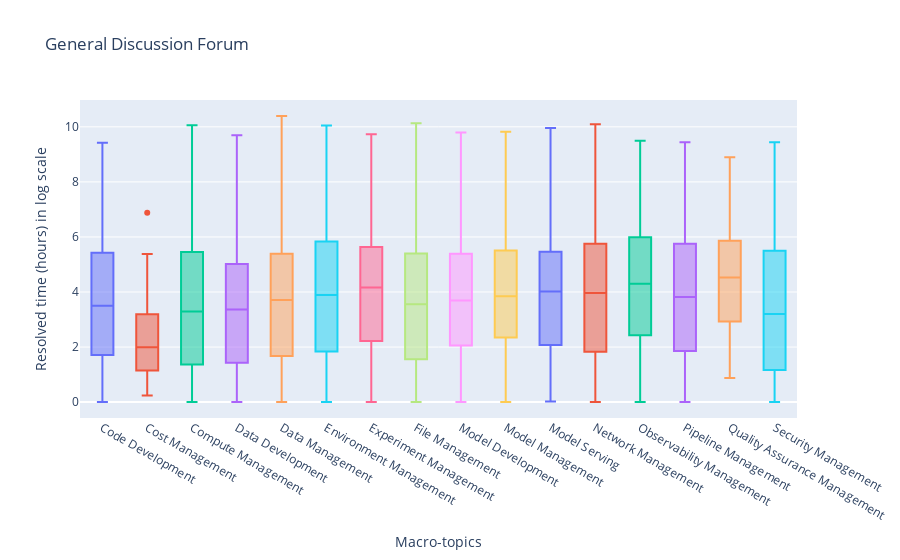
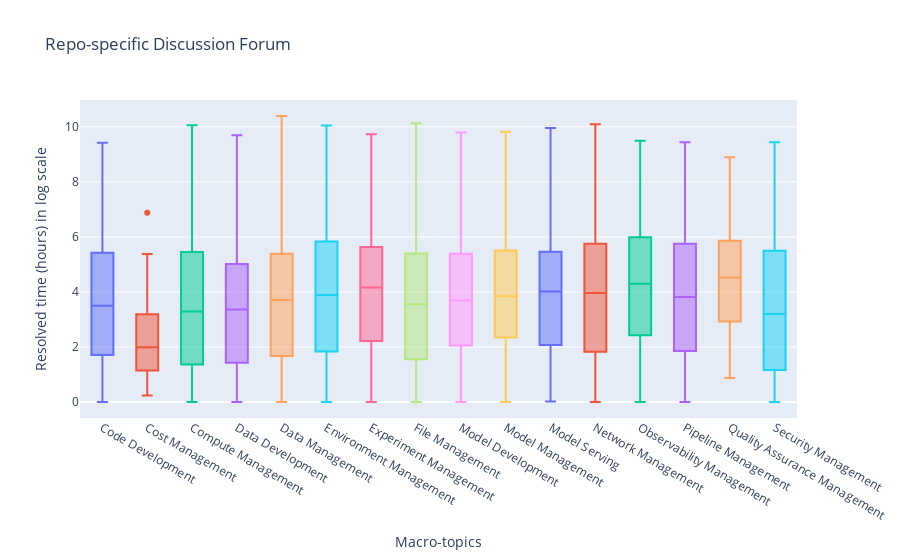
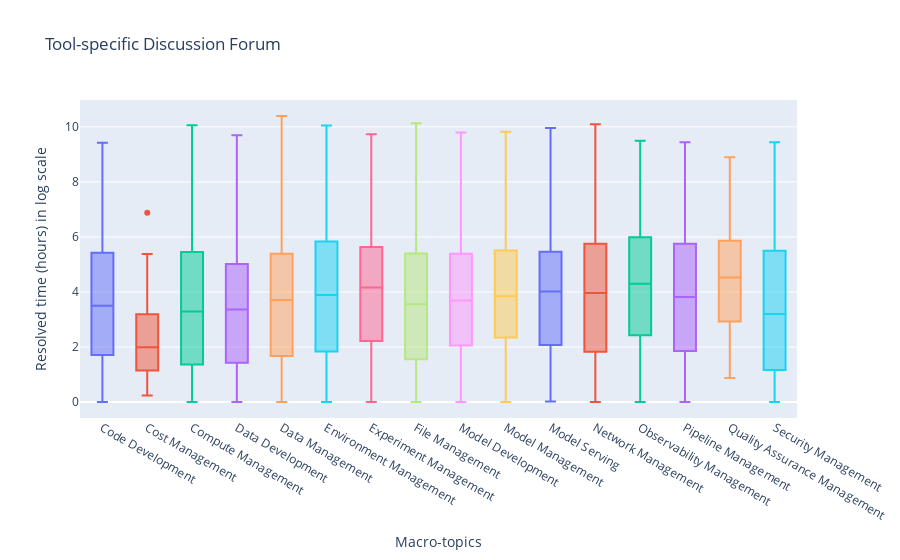

Notebook cell for these charts, in order:
### Code cell
df = pd.read_json(os.path.join(path_rq4, 'forums.json'))
df['Challenge_resolved_time'] = df['Challenge_resolved_time'].apply(lambda x: np.log(x+1))

for forum_name, forum_posts in df.groupby('Platform'):
    resolved_time_list = []

    for name, group in df.groupby('Challenge_topic_macro'):
        resolved_time_list.append(group['Challenge_resolved_time'])

    traces = [go.Box(y=lst, name=f"{macro_topic_indexing[i]}") for i, lst in enumerate(resolved_time_list)]
    fig = go.Figure(data=traces)
    fig.update_layout(
        title_text=f'{forum_name}',
        xaxis_title="Macro-topics",
        yaxis_title="Resolved time (hours) in log scale",
        showlegend=False
    )
    fig.show()
    fig.write_image(os.path.join(path_rq4, f'Resolved time in log scale - {forum_name}.pdf'))

### Figure 1 — Plotly figure (JSON) as saved in the notebook; plotly's stock layout.template omitted (floating-point values rounded to 4 significant figures; data arrays with more than 128 entries replaced by an {"elided": "..."} marker saying what was removed)
{"data": [{"name": "Code Development", "type": "box", "y": {"elided": "497 float values"}}, {"name": "Cost Management", "type": "box", "y": [null, null, null, 5.379, null, null, 2.298, null, null, null, 0.9507, 1.81, null, null, null, null, null, 2.205, null, null, null, null, 2.176, 1.345, null, null, null, 1.753, null, 0.2388, null, null, null, null, null, 6.882, 4.08, null, null, null, null, null, null, 0.2495]}, {"name": "Compute Management", "type": "box", "y": {"elided": "781 float values"}}, {"name": "Data Development", "type": "box", "y": {"elided": "403 float values"}}, {"name": "Data Management", "type": "box", "y": {"elided": "858 float values"}}, {"name": "Environment Management", "type": "box", "y": {"elided": "1797 float values"}}, {"name": "Experiment Management", "type": "box", "y": {"elided": "423 float values"}}, {"name": "File Management", "type": "box", "y": {"elided": "1173 float values"}}, {"name": "Model Development", "type": "box", "y": {"elided": "1195 float values"}}, {"name": "Model Management", "type": "box", "y": {"elided": "598 float values"}}, {"name": "Model Serving", "type": "box", "y": {"elided": "1399 float values"}}, {"name": "Network Management", "type": "box", "y": {"elided": "416 float values"}}, {"name": "Observability Management", "type": "box", "y": {"elided": "726 float values"}}, {"name": "Pipeline Management", "type": "box", "y": {"elided": "714 float values"}}, {"name": "Quality Assurance Management", "type": "box", "y": [1.056, null, null, null, null, 4.507, 5.917, 4.063, 5.076, 3.28, 5.823, null, 4.824, 6.752, null, null, 8.891, 4.118, 0.8765, null, null, null, 1.163, 2.961, null, null, 4.945, 7.834, 1.68, 5.901, 8.043, 2.407, 5.1, 8.695, null, null, null, 2.433, null, 4.548, null, null, null, null, null, null, null, null, null, null, 4.114, 2.639, null, 3.288, null, 5.861, null, 2.924, null, null, null, null, 4.685, null]}, {"name": "Security Management", "type": "box", "y": {"elided": "348 float values"}}], "layout": {"showlegend": false, "title": {"text": "General Discussion Forum"}, "xaxis": {"title": {"text": "Macro-topics"}}, "yaxis": {"title": {"text": "Resolved time (hours) in log scale"}}}}

### Figure 2 — Plotly figure (JSON) as saved in the notebook; plotly's stock layout.template omitted (floating-point values rounded to 4 significant figures; data arrays with more than 128 entries replaced by an {"elided": "..."} marker saying what was removed)
{"data": [{"name": "Code Development", "type": "box", "y": {"elided": "497 float values"}}, {"name": "Cost Management", "type": "box", "y": [null, null, null, 5.379, null, null, 2.298, null, null, null, 0.9507, 1.81, null, null, null, null, null, 2.205, null, null, null, null, 2.176, 1.345, null, null, null, 1.753, null, 0.2388, null, null, null, null, null, 6.882, 4.08, null, null, null, null, null, null, 0.2495]}, {"name": "Compute Management", "type": "box", "y": {"elided": "781 float values"}}, {"name": "Data Development", "type": "box", "y": {"elided": "403 float values"}}, {"name": "Data Management", "type": "box", "y": {"elided": "858 float values"}}, {"name": "Environment Management", "type": "box", "y": {"elided": "1797 float values"}}, {"name": "Experiment Management", "type": "box", "y": {"elided": "423 float values"}}, {"name": "File Management", "type": "box", "y": {"elided": "1173 float values"}}, {"name": "Model Development", "type": "box", "y": {"elided": "1195 float values"}}, {"name": "Model Management", "type": "box", "y": {"elided": "598 float values"}}, {"name": "Model Serving", "type": "box", "y": {"elided": "1399 float values"}}, {"name": "Network Management", "type": "box", "y": {"elided": "416 float values"}}, {"name": "Observability Management", "type": "box", "y": {"elided": "726 float values"}}, {"name": "Pipeline Management", "type": "box", "y": {"elided": "714 float values"}}, {"name": "Quality Assurance Management", "type": "box", "y": [1.056, null, null, null, null, 4.507, 5.917, 4.063, 5.076, 3.28, 5.823, null, 4.824, 6.752, null, null, 8.891, 4.118, 0.8765, null, null, null, 1.163, 2.961, null, null, 4.945, 7.834, 1.68, 5.901, 8.043, 2.407, 5.1, 8.695, null, null, null, 2.433, null, 4.548, null, null, null, null, null, null, null, null, null, null, 4.114, 2.639, null, 3.288, null, 5.861, null, 2.924, null, null, null, null, 4.685, null]}, {"name": "Security Management", "type": "box", "y": {"elided": "348 float values"}}], "layout": {"showlegend": false, "title": {"text": "Repo-specific Discussion Forum"}, "xaxis": {"title": {"text": "Macro-topics"}}, "yaxis": {"title": {"text": "Resolved time (hours) in log scale"}}}}

### Figure 3 — Plotly figure (JSON) as saved in the notebook; plotly's stock layout.template omitted (floating-point values rounded to 4 significant figures; data arrays with more than 128 entries replaced by an {"elided": "..."} marker saying what was removed)
{"data": [{"name": "Code Development", "type": "box", "y": {"elided": "497 float values"}}, {"name": "Cost Management", "type": "box", "y": [null, null, null, 5.379, null, null, 2.298, null, null, null, 0.9507, 1.81, null, null, null, null, null, 2.205, null, null, null, null, 2.176, 1.345, null, null, null, 1.753, null, 0.2388, null, null, null, null, null, 6.882, 4.08, null, null, null, null, null, null, 0.2495]}, {"name": "Compute Management", "type": "box", "y": {"elided": "781 float values"}}, {"name": "Data Development", "type": "box", "y": {"elided": "403 float values"}}, {"name": "Data Management", "type": "box", "y": {"elided": "858 float values"}}, {"name": "Environment Management", "type": "box", "y": {"elided": "1797 float values"}}, {"name": "Experiment Management", "type": "box", "y": {"elided": "423 float values"}}, {"name": "File Management", "type": "box", "y": {"elided": "1173 float values"}}, {"name": "Model Development", "type": "box", "y": {"elided": "1195 float values"}}, {"name": "Model Management", "type": "box", "y": {"elided": "598 float values"}}, {"name": "Model Serving", "type": "box", "y": {"elided": "1399 float values"}}, {"name": "Network Management", "type": "box", "y": {"elided": "416 float values"}}, {"name": "Observability Management", "type": "box", "y": {"elided": "726 float values"}}, {"name": "Pipeline Management", "type": "box", "y": {"elided": "714 float values"}}, {"name": "Quality Assurance Management", "type": "box", "y": [1.056, null, null, null, null, 4.507, 5.917, 4.063, 5.076, 3.28, 5.823, null, 4.824, 6.752, null, null, 8.891, 4.118, 0.8765, null, null, null, 1.163, 2.961, null, null, 4.945, 7.834, 1.68, 5.901, 8.043, 2.407, 5.1, 8.695, null, null, null, 2.433, null, 4.548, null, null, null, null, null, null, null, null, null, null, 4.114, 2.639, null, 3.288, null, 5.861, null, 2.924, null, null, null, null, 4.685, null]}, {"name": "Security Management", "type": "box", "y": {"elided": "348 float values"}}], "layout": {"showlegend": false, "title": {"text": "Tool-specific Discussion Forum"}, "xaxis": {"title": {"text": "Macro-topics"}}, "yaxis": {"title": {"text": "Resolved time (hours) in log scale"}}}}
